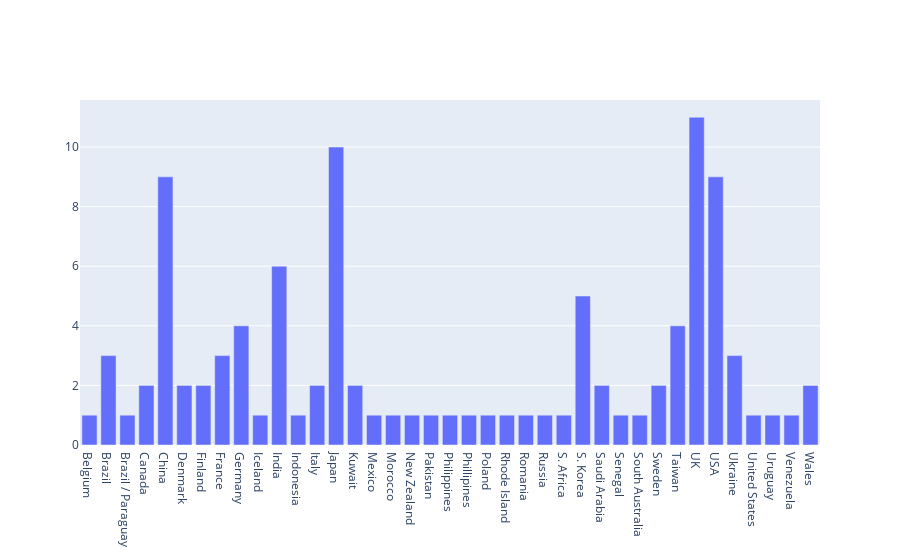

This figure's notebook cell:
### Code cell
data = df.groupby('location').count()
fig = go.Figure()
fig.add_trace(go.Bar(x=data.index, y=data['type'].values.flatten()))

### Figure 1 — Plotly figure (JSON) as saved in the notebook; plotly's stock layout.template omitted (floating-point values rounded to 4 significant figures)
{"data": [{"type": "bar", "x": ["Belgium", "Brazil", "Brazil / Paraguay", "Canada", "China", "Denmark", "Finland", "France", "Germany", "Iceland", "India", "Indonesia", "Italy", "Japan", "Kuwait", "Mexico", "Morocco", "New Zealand", "Pakistan", "Philippines", "Phillipines", "Poland", "Rhode Island", "Romania", "Russia", "S. Africa", "S. Korea", "Saudi Arabia", "Senegal", "South Australia", "Sweden", "Taiwan", "UK", "USA", "Ukraine", "United States", "Uruguay", "Venezuela", "Wales"], "y": [1, 3, 1, 2, 9, 2, 2, 3, 4, 1, 6, 1, 2, 10, 2, 1, 1, 1, 1, 1, 1, 1, 1, 1, 1, 1, 5, 2, 1, 1, 2, 4, 11, 9, 3, 1, 1, 1, 2]}], "layout": {}}
